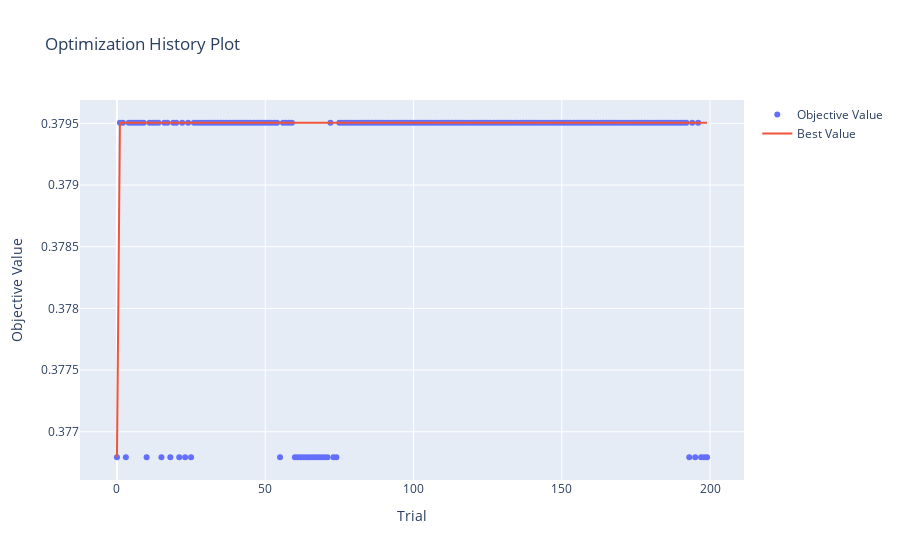

Notebook source saved alongside this figure:
### Code cell
optuna.visualization.plot_optimization_history(study)

### Figure 1 — Plotly figure (JSON) as saved in the notebook; plotly's stock layout.template omitted (floating-point values rounded to 4 significant figures; data arrays with more than 128 entries replaced by an {"elided": "..."} marker saying what was removed)
{"data": [{"mode": "markers", "name": "Objective Value", "type": "scatter", "x": {"elided": "200 int values"}, "y": {"elided": "200 float values"}}, {"mode": "lines", "name": "Best Value", "type": "scatter", "x": {"elided": "200 int values"}, "y": {"elided": "200 float values"}}, {"marker": {"color": "#cccccc"}, "mode": "markers", "name": "Infeasible Trial", "showlegend": false, "type": "scatter", "x": [], "y": []}], "layout": {"title": {"text": "Optimization History Plot"}, "xaxis": {"title": {"text": "Trial"}}, "yaxis": {"title": {"text": "Objective Value"}}}}
